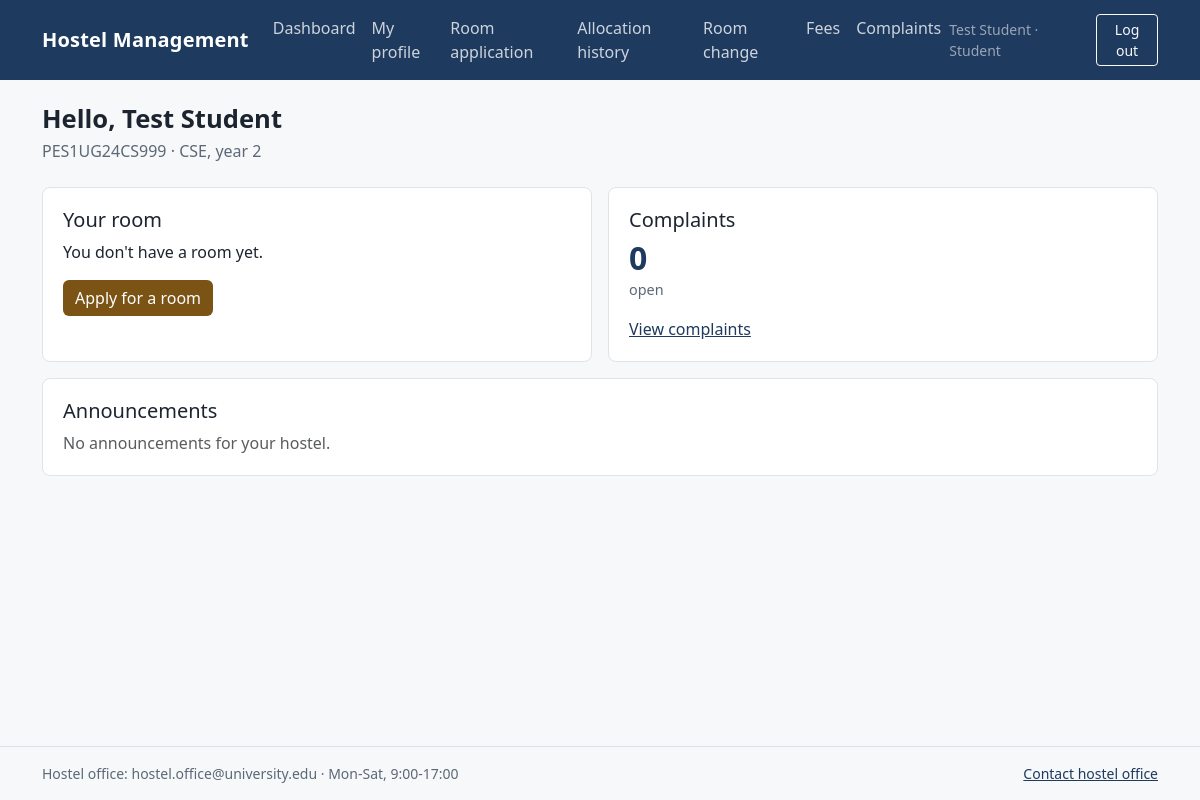
/dashboard/student/ (signed in), run on the app's committed database.
### apps/accounts/models.py (models this page shows, shortened)
class User(AbstractUser):
    username = None
    email = models.EmailField("e-mail address", unique=True)
    role = models.CharField(max_length=10, choices=Role.choices, default=Role.STUDENT)
    failed_login_count = models.PositiveSmallIntegerField(default=0)
    first_failed_login_at = models.DateTimeField(null=True, blank=True)
    locked_until = models.DateTimeField(null=True, blank=True)
    USERNAME_FIELD = "email"
    REQUIRED_FIELDS = []
    objects = UserManager()

### apps/students/models.py (models this page shows, shortened)
class StudentProfile(TimeStampedModel):
    user = models.OneToOneField(settings.AUTH_USER_MODEL, on_delete=models.PROTECT, related_name="student_profile")
    srn = models.CharField("SRN", max_length=13, unique=True)
    name = models.CharField(max_length=60)
    gender = models.CharField(max_length=1, choices=Gender.choices)
    program = models.CharField(max_length=30)
    year = models.PositiveSmallIntegerField()
    mobile = models.CharField(max_length=10, validators=[mobile_validator], blank=True)
    personal_email = models.EmailField(blank=True)
    permanent_address = models.CharField(max_length=250, blank=True)
    guardian_name = models.CharField(max_length=60, blank=True)
    guardian_relationship = models.CharField(max_length=20, blank=True)
    guardian_mobile = models.CharField(max_length=10, validators=[mobile_validator], blank=True)
    emergency_contact_name = models.CharField(max_length=60, blank=True)
    emergency_contact_mobile = models.CharField(max_length=10, validators=[mobile_validator], blank=True)
    blood_group = models.CharField(max_length=3, choices=BloodGroup.choices, blank=True)
    photo = models.ImageField(upload_to="photos/", blank=True)
    priority_flag = models.BooleanField(default=False)
    privacy_ack_at = models.DateTimeField(null=True, blank=True)
    MANDATORY_FIELDS = ("mobile", "permanent_address", "guardian_name", "guardian_relationship",
                        "guardian_mobile", "blood_group")
    class Meta:
        ordering = ["srn"]
    @property
    def is_complete(self):
        return all(getattr(self, f) for f in self.MANDATORY_FIELDS)

### apps/core/views.py (the view)
# urls.py: path("dashboard/student/", views.student_dashboard, name="student_dashboard"),
@role_required(Role.STUDENT)
def student_dashboard(request):
    profile = getattr(request.user, "student_profile", None)
    allocation = application = announcements = None
    if profile:
        allocation = Allocation.objects.active().filter(student=profile).select_related("room__hostel").first()
        application = profile.applications.order_by("-submitted_at").first()
        if allocation:
            announcements = Announcement.objects.current().filter(hostel=allocation.room.hostel)
    return render(request, "core/student_dashboard.html", {
        "profile": profile, "allocation": allocation, "application": application,
        "announcements": announcements or [],
        "open_complaints": profile.complaints.exclude(status__in=["RESOLVED", "REJECTED"]).count() if profile else 0,
    })

### apps/allocation/models.py (called while the page is built)
    def active(self):
        return self.filter(status__in=ACTIVE_STATUSES)

### templates/core/student_dashboard.html (shortened to what this page needs)
{% extends "base.html" %}
{% block content %}
<h1 class="page-title">Hello, {{ profile.name|default:user.email }}</h1>
<p class="page-lede mb-4">{% if profile %}{{ profile.srn }} &middot; {{ profile.program }}, year {{ profile.year }}{% else %}Your student profile isn't set up yet. Contact the hostel office.{% endif %}</p>
<div class="row g-3">
  <div class="col-md-6">
    <div class="panel h-100">
      <h2 class="h5">Your room</h2>
      {% if allocation %}
        <p class="stat-value mb-1">{{ allocation.room.hostel.name }}, room {{ allocation.room.room_no }}</p>
        <p class="stat-label">Bed {{ allocation.bed_no }} &middot; {{ allocation.get_status_display }} since {{ allocation.start_date|date:"d-m-Y" }}</p>
      {% elif application %}
        <p>Application for {{ application.academic_year }}: <strong>{{ application.get_status_display }}</strong></p>
      {% else %}
        <p>You don't have a room yet.</p>
        <a class="btn btn-brass" href="{% url 'allocation:apply' %}">Apply for a room</a>
      {% endif %}
    </div>
  </div>
  <div class="col-md-6">
    <div class="panel h-100">
      <h2 class="h5">Complaints</h2>
      <p class="stat-value mb-1">{{ open_complaints }}</p>
      <p class="stat-label">open</p>
      <a href="{% url 'complaints:index' %}">View complaints</a>
    </div>
  </div>
  <div class="col-12">
    <div class="panel">
      <h2 class="h5">Announcements</h2>
      {% for a in announcements %}
        <article class="border-top pt-2 mt-2"><h3 class="h6 mb-1">{{ a.title }}</h3><p class="mb-0">{{ a.body|linebreaksbr }}</p></article>
      {% empty %}
        <p class="mb-0 text-body-secondary">No announcements for your hostel.</p>
      {% endfor %}
    </div>
  </div>
</div>
{% endblock %}

### templates/base.html (shortened to what this page needs)
{% load static %}
<!doctype html>
<html lang="en">
<head>
  <link rel="stylesheet" href="{% static 'vendor/bootstrap/bootstrap.min.css' %}">
  <link rel="stylesheet" href="{% static 'css/hms.css' %}">
</head>
<body class="d-flex flex-column min-vh-100">
<nav class="navbar navbar-expand-lg navbar-dark hms-nav" aria-label="Primary navigation">
  <div class="container">
    <a class="navbar-brand" href="{% url 'core:home' %}">Hostel Management</a>
    {% if user.is_authenticated %}
    <div class="collapse navbar-collapse" id="mainNav">
      <ul class="navbar-nav me-auto">
        <li class="nav-item"><a class="nav-link" href="{% url 'core:home' %}">Dashboard</a></li>
        {% if user.role == "STUDENT" %}
          <li class="nav-item"><a class="nav-link" href="{% url 'students:index' %}">My profile</a></li>
          <li class="nav-item"><a class="nav-link" href="{% url 'allocation:apply' %}">Room application</a></li>
          <li class="nav-item"><a class="nav-link" href="{% url 'allocation:history' %}">Allocation history</a></li>
          <li class="nav-item"><a class="nav-link" href="{% url 'allocation:change_requests' %}">Room change</a></li>
          <li class="nav-item"><a class="nav-link" href="{% url 'fees:index' %}">Fees</a></li>
          <li class="nav-item"><a class="nav-link" href="{% url 'complaints:index' %}">Complaints</a></li>
        {% endif %}
      </ul>
      <span class="navbar-text me-3 small">{{ user.get_full_name|default:user.email }} &middot; {{ user.get_role_display }}</span>
      <form method="post" action="{% url 'accounts:logout' %}">{% csrf_token %}
        <button class="btn btn-sm btn-outline-light" type="submit">Log out</button>
      </form>
    </div>
    {% endif %}
  </div>
</nav>
<main id="main-content" class="container py-4 flex-grow-1" tabindex="-1">
  {% block content %}{% endblock %}
</main>
<footer class="border-top py-3">
  <div class="container d-flex flex-wrap justify-content-between gap-2">
    <span>Hostel office: hostel.office@university.edu &middot; Mon-Sat, 9:00-17:00</span>
    <a href="mailto:hostel.office@university.edu">Contact hostel office</a>
  </div>
</footer>
</body>
</html>

### static/css/hms.css (style rules this page uses)
:root { --hms-ink: #1e3a5f; --hms-ink-soft: #e7edf4; --hms-brass: #7a5315; --hms-paper: #f7f8fa; --hms-text: #1c2430; --hms-muted: #5c6878; --bs-body-font-family: system-ui, -apple-system, "Segoe UI", Roboto, "Noto Sans", sans-serif; --bs-body-color: var(--hms-text); --bs-body-bg: var(--hms-paper); --bs-link-color-rgb: 30, 58, 95; }
.hms-nav { background: var(--hms-ink); }
.hms-nav .navbar-brand { font-weight: 700; letter-spacing: .01em; }
.hms-nav .nav-link { color: rgba(255,255,255,.78); }
.btn-brass { background: var(--hms-brass); color: #fff; border: 0; }
.page-title { font-size: 1.6rem; font-weight: 650; margin-bottom: .25rem; }
.page-lede { color: var(--hms-muted); max-width: 60ch; }
.panel { background: #fff; border: 1px solid #dfe4ea; border-radius: .5rem; padding: 1.25rem; }
.stat-value { font-size: 2rem; font-weight: 700; line-height: 1.1; color: var(--hms-ink); }
.stat-label { color: var(--hms-muted); font-size: .9rem; }
footer { color: var(--hms-muted); font-size: .875rem; }

### data on the page
User: get_full_name "Test Student", role "Student"
StudentProfile: name "Test Student", srn "PES1UG24CS999", program "CSE", year "2"

### other printed values
{{ open_complaints }} "0"
